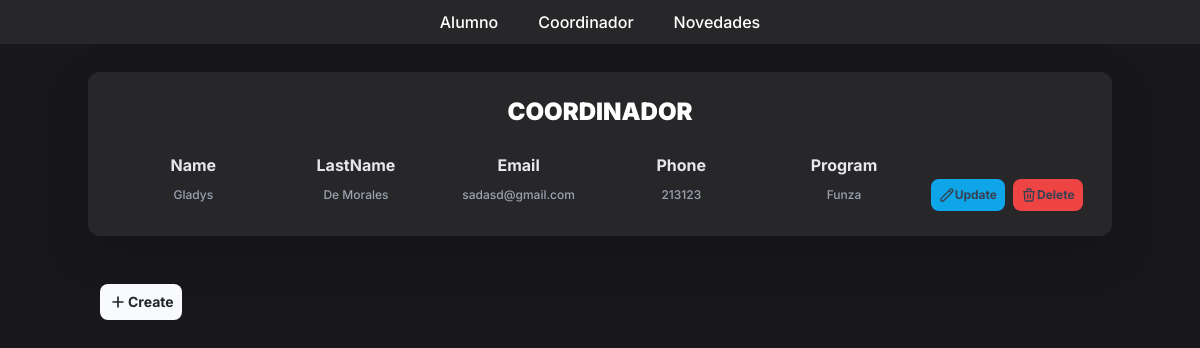
Page /practica2/views/viewCoordinador.php on the committed database.
### tables this page shows
CREATE TABLE `coordinador` (
  `idCoordinador` int(30) NOT NULL,
  `nombre` varchar(80) NOT NULL,
  `apellido` varchar(80) NOT NULL,
  `correo` varchar(80) NOT NULL,
  `telefono` int(30) NOT NULL,
  `programa` varchar(80) NOT NULL
);

### practica2/models/ClassCoordinador.php (called while the page is built, shortened)
<?php
class Coordinador{
    public function consultarCoordinador(){
        require_once("../dao/conectar.php");
        $conn = connect();
        $sql = "select * from coordinador";
        $consulta = $conn -> prepare($sql);
        $consulta -> execute();
        return $consulta;
    }
}
?>

### practica2/views/viewCoordinador.php (the view, shortened to what this page needs)
<!DOCTYPE html>
<html lang="es">
<head>
    <script src="https://cdn.tailwindcss.com"></script>
    <link rel="stylesheet" href="https://cdnjs.cloudflare.com/ajax/libs/twitter-bootstrap/5.2.0/css/bootstrap.min.css">
    <link rel="stylesheet" href="https://cdn.datatables.net/1.12.1/css/dataTables.bootstrap5.min.css">
    <link rel="stylesheet" href="https://use.fontawesome.com/releases/v5.8.1/css/all.css">
</head>
<body class="bg-zinc-900 text-center">
<body class="bg-zinc-900 text-center">
<form action="../Controllers/controladorCoordinador.php" method="post"  >
    <div class="flex justify-center gap-10  font-medium bg-zinc-800 text-ms">
    <button name="volverAlumno" id="volverAlumno" class=" text-white py-2.5 hover: cursor-pointer">Alumno</button>
        <button name="volverCoordinador" id="volverCoordinador" class=" text-white py-2.5  cursor-pointer">Coordinador</button>
        <button name="volverNovedad" id="volverNovedad" class=" text-white py-2.5  cursor-pointer" >Novedades</button>
</div>
</form>
    <div class=" container rounded-xl shadow-lg mt-7 p-6 bg-zinc-800">
    <H1 class="container text-2xl font-black text-white  text-center">COORDINADOR</H1>
    <br>
    <table id="example"  class="table-fixed w-full  border-collapse">
    <thead>
        <tr class="text-gray-200">
            <th>Name</th>
            <th>LastName</th>
            <th>Email</th>
            <th>Phone</th>
            <th>Program</th>
            <th></th>
        </tr>
    </thead>
    <tbody class="text-xs font-medium text-gray-400 ">
<?php
        require_once("../models/classCoordinador.php");
        $Coordinador = new Coordinador();
        $datos = $Coordinador -> consultarCoordinador();
        while($data=$datos -> fetch(PDO::FETCH_ASSOC)){
            print('
                <tr class="mt-10">
                <td>'.$data["nombre"].'</td>
                <td>'.$data["apellido"].'</td>
                <td>'.$data["correo"].'</td>
                <td>'.$data["telefono"].'</td>
                <td>'.$data["programa"].'</td>
                <td class="hidden">'. $data["idCoordinador"]. ' </td>
                    <td>
                        <div class="flex items-center justify-center gap-x-2">
                        <a href="../Controllers/controladorCoordinador.php?id='.$data["idCoordinador"].'&value=actualiza">
                        <button type="submit" name="btnactualizarCoordinador" id="btnactualizarCoordinador" value="ACTUALIZAR" class=" flex items-center text-gray-700  bg-sky-500 p-2 rounded-lg hover:bg-sky-600 font-bold ">
                        <svg class="w-4 h-4" fill="none" stroke="currentColor" viewBox="0 0 24 24" xmlns="http://www.w3.org/2000/svg"><path stroke-linecap="round" stroke-linejoin="round" stroke-width="2" d="M15.232 5.232l3.536 3.536m-2.036-5.036a2.5 2.5 0 113.536 3.536L6.5 21.036H3v-3.572L16.732 3.732z"></path></svg>
                    Update
                        </button>
                        </a>
                        <a href="../Controllers/controladorCoordinador.php?id='. $data["idCoordinador"]. ' &value=Borra">
                        <button type="button" name="btnBorrarCoordinador" id="btnBorrarCoordinador" value="BORRAR" class="text-gray-700 flex items-center bg-red-500 p-2 rounded-lg hover:bg-red-600 font-bold">
                        <svg class="w-4 h-4" fill="none" stroke="currentColor" viewBox="0 0 24 24" xmlns="http://www.w3.org/2000/svg"><path stroke-linecap="round" stroke-linejoin="round" stroke-width="2" d="M19 7l-.867 12.142A2 2 0 0116.138 21H7.862a2 2 0 01-1.995-1.858L5 7m5 4v6m4-6v6m1-10V4a1 1 0 00-1-1h-4a1 1 0 00-1 1v3M4 7h16"></path></svg>
                        Delete
                        </button>
                        </a>
                        </div>
                   </td>
                </tr>
        ');
        }
    ?>
    </tbody>
            </table>
            </div>
            <br>
            <div class=" container flex justify-start items-center gap-2 mb-4">
                <form action="../Controllers/controladorCoordinador.php" method="REQUEST">
                <br>
                <button type="submit" value="CREAR" name="btnCoordinador" id="btnCoordinador" value="Crear" class="flex font-bold text-sm items-center bg-gray-50 p-2 rounded-lg hover:bg-gray-200">
                <svg class="w-5 h-5" fill="white" stroke="currentColor" viewBox="0 0 24 24" xmlns="http://www.w3.org/2000/svg"><path stroke-linecap="round" stroke-linejoin="round" stroke-width="2" d="M12 6v6m0 0v6m0-6h6m-6 0H6"></path></svg>
                Create
                </button>
            </div>
</body>
</html>

### practica2/views/viewCoordinador.php (style rules this page uses)
body { font-family: 'Inter', sans-serif; }

### rows in the picture
coordinador: nombre "Gladys", apellido "De Morales", correo "sadasd@gmail.com", telefono "213123", programa "Funza"
